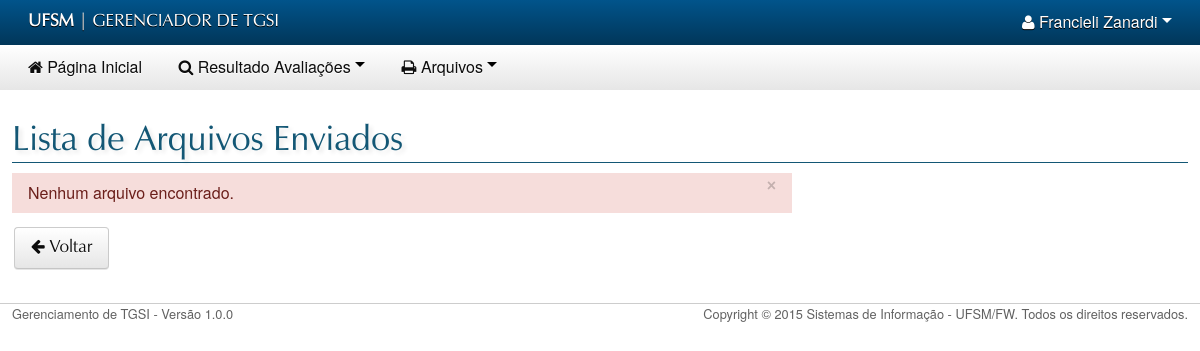
The app's page /portal/aluno/arquivo-lista.php (signed in), older data.
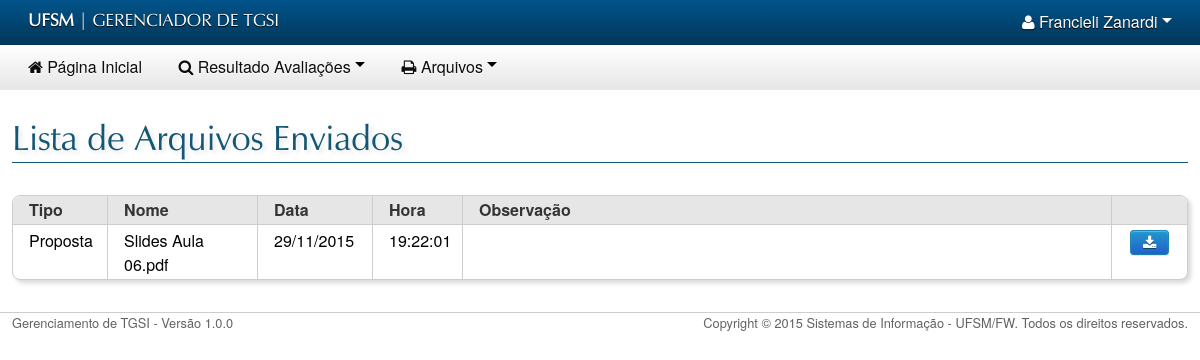
The same page, newer data.
### tables this page shows
CREATE TABLE IF NOT EXISTS `arquivo` (
  `arq_codigo` int(11) NOT NULL AUTO_INCREMENT,
  `usu_aluno` int(11) DEFAULT NULL,
  `tur_codigo` int(11) DEFAULT NULL,
  `arq_data` date DEFAULT NULL,
  `arq_hora` time DEFAULT NULL,
  `arq_obs` varchar(5000) DEFAULT NULL,
  `arq_nome` varchar(100) DEFAULT NULL,
  `arq_situacao` char(1) DEFAULT NULL,
  `arq_tipo` char(1) DEFAULT NULL COMMENT 'pro_tipo = 1, 2, 3...Situacao = 1, 2, 3',
  `arq_nome_original` varchar(100) NOT NULL,
  PRIMARY KEY (`arq_codigo`),
  KEY `usu_aluno` (`usu_aluno`),
  KEY `tur_codigo` (`tur_codigo`)
);

### portal/include/config.php (called while the page is built)
<?php
    $URL_PADRAO="http://localhost/tgsi/portal";
?>

### portal/aluno/arquivo-lista.php (the view, shortened to what this page needs)
<?php
    include("../restrito.php");
    include("cabecalho.php");
    include("../navbar.php");
    include("./navbar-aluno.php");
    include("../include/conexao.php");
?>
    <div class="band">
        <div class="container">
            <h2 class="primary stroked-bottom text-shadowed margin-bottom ">Lista de Arquivos Enviados</h2>
            <?php
            $codigoAluno = $_SESSION['UsuarioCOD'];
            $sqlArquivo = "SELECT `arq_codigo`, `arq_data`, `arq_hora`, `arq_obs`, `arq_nome`, `arq_nome_original`, `arq_situacao`,
                            case
                                when `arq_tipo` = 1 then
                                    'Proposta'
                                when `arq_tipo` = 2 then
                                    'TGSI 1'
                                when `arq_tipo` = 3 then
                                    'TGSI 2'
                            end as `arq_tipo`
                            FROM `arquivo`
                            WHERE `usu_aluno` = ".$codigoAluno."
                            ORDER BY `arq_tipo`, `arq_codigo`";
            $queryArquivo = $mysqli->query($sqlArquivo);
            if(mysqli_num_rows($queryArquivo) > 0){
                echo '<br>';
                echo '<div id="paginationWrapper">';
                echo '    <table class="bordered rounded diced striped hovered shadowed narrow table">';
                echo '        <thead class="header">';
                echo '            <tr>';
                echo '                <th WIDTH="95">Tipo</th>';
                echo '                <th WIDTH="150">Nome</th>';
                echo '                <th WIDTH="115">Data</th>';
                echo '                <th WIDTH="90">Hora</th>';
                echo '                <th>Observação</th>';
                echo '                <th WIDTH="75"></th>';
                echo '            </tr>';
                echo '        </thead>';
                echo '        <tbody>';
                while ($Resultado = $queryArquivo->fetch_assoc()) {
                    echo '        <tr data-role="tableRow" data-id="">';
                    echo '            <td WIDTH="95">'.$Resultado['arq_tipo'].'</td>';
                    echo '            <td WIDTH="150">'.$Resultado['arq_nome_original'].'</td>';
                    echo '            <td WIDTH="115">'.date('d/m/Y', strtotime($Resultado['arq_data'])).'</td>';
                    echo '            <td WIDTH="90">'.$Resultado['arq_hora'].'</td>';
                    echo '            <td>'.$Resultado['arq_obs'].'</td>';
                    echo '            <td WIDTH="75"><button class="btn small primary" id="baixar" name="baixar"  type="button" onclick="window.location=\'./uploads/'.$Resultado['arq_nome'].'\'">';
                    echo '                      <i class="icon-download-alt"></i>';
                    echo '                </button></td>';
                    echo '        </tr>';
                }
                echo '        </tbody>';
                echo '    </table>';
                echo '</div>';
            } else {
                echo "<div class='row'><div class='span8'><div class='box error";
                echo "'><button type='button' class='close' data-dismiss='box'>&times;</button>Nenhum arquivo encontrado.";
                echo "</div></div></div>";
                echo '<button class="btn left cancelBtn" id="cancelar" name="cancel" type="button" onclick="parent.location=\'index.php\'">';
                echo '    <i class="icon-arrow-left"></i> Voltar</button>';
            }
            ?>
        </div>
    </div>
<?php include("../rodape.php"); ?>

### portal/aluno/cabecalho.php (shortened to what this page needs)
<link rel="stylesheet" type="text/css" media="screen" href="../css/browser-detector-min.css">
<link rel="stylesheet" type="text/css" href="../css/jquery-ui-min.css">
<link rel="stylesheet" type="text/css" href="../css/mocca-pack-ufsm-min.css">
<link rel="stylesheet" type="text/css" href="../css/fullcalendar.css">

### portal/navbar.php (shortened to what this page needs)
<?php include("include/config.php"); ?>
<nav class="band navbar ufsm gradient">
    <div class="container">
        <div class="row-fluid">
            <div class="span6 align-center-phone-tablet">
                <ul class="nav">
                    <li>
                        <a class="uppercase humanist-font" href="<?php echo $URL_PADRAO; ?>">
                        <span class="bold">UFSM</span> | Gerenciador de TGSI</a>
                    </li>
                </ul>
            </div>
            <div class="span6 align-right align-center-phone-tablet">
                <ul class="nav align-right align-center-phone-tablet">
                    <li>
                        <div class="btn-group align-left">
                            <a class="dropdown-toggle" data-toggle="dropdown" href="<?php echo $URL_PADRAO; ?>">
                                <i class="icon-user"></i> <?php echo $_SESSION['UsuarioNome']; ?> <span class="caret"></span>
                            </a>
                        </div>
                    </li>
                </ul>
            </div>
        </div>
    </div>
</nav>

### portal/aluno/navbar-aluno.php (shortened to what this page needs)
<nav class="band navbar gradient control">
    <div class="container mini-padding-v">
        <ul class="nav responsive">
            <li class=""><a href="index.php" target=""><i class="icon-home"></i>
                Página Inicial </a>
            </li>
            <li class="">
                <div class="btn-group block">
                    <a class="dropdown-toggle" data-toggle="dropdown"><i class="icon-search"></i>
                    Resultado Avaliações <span class="caret"></span>
                    </a>
                </div>
            </li>
            <li class="">
                <div class="btn-group block">
                    <a class="dropdown-toggle" data-toggle="dropdown"><i class="icon-print"></i>
                    Arquivos <span class="caret"></span>
                    </a>
                </div>
            </li>
        </ul>
    </div>
    </nav>

### portal/rodape.php
<div class="band transparent-subband mini-font-size align-center-phone-tablet">
<footer>
	<div class="container semi-narrow stroked-top">
		<div class="row">
			<div class="span6">
				<span class="dimmed">Gerenciamento de TGSI - Versão 1.0.0</span>
			</div>
			<div class="span6 align-right-tablet-desktop">
				<span class="dimmed">Copyright © 2015 Sistemas de Informação - UFSM/FW.  Todos os direitos reservados.</span>
			</div>
		</div>
	</div>
</footer>
</div>

Row changes from the older to the newer data that the page shows:
added arquivo: arq_tipo "Proposta", arq_nome_original "Slides Aula 06.pdf", arq_data "29/11/2015", arq_hora "19:22:01"
Text that changed along with them:
text no longer shown: "× Nenhum arquivo encontrado. Voltar"
text now shown: "Tipo Nome Data Hora Observação"
